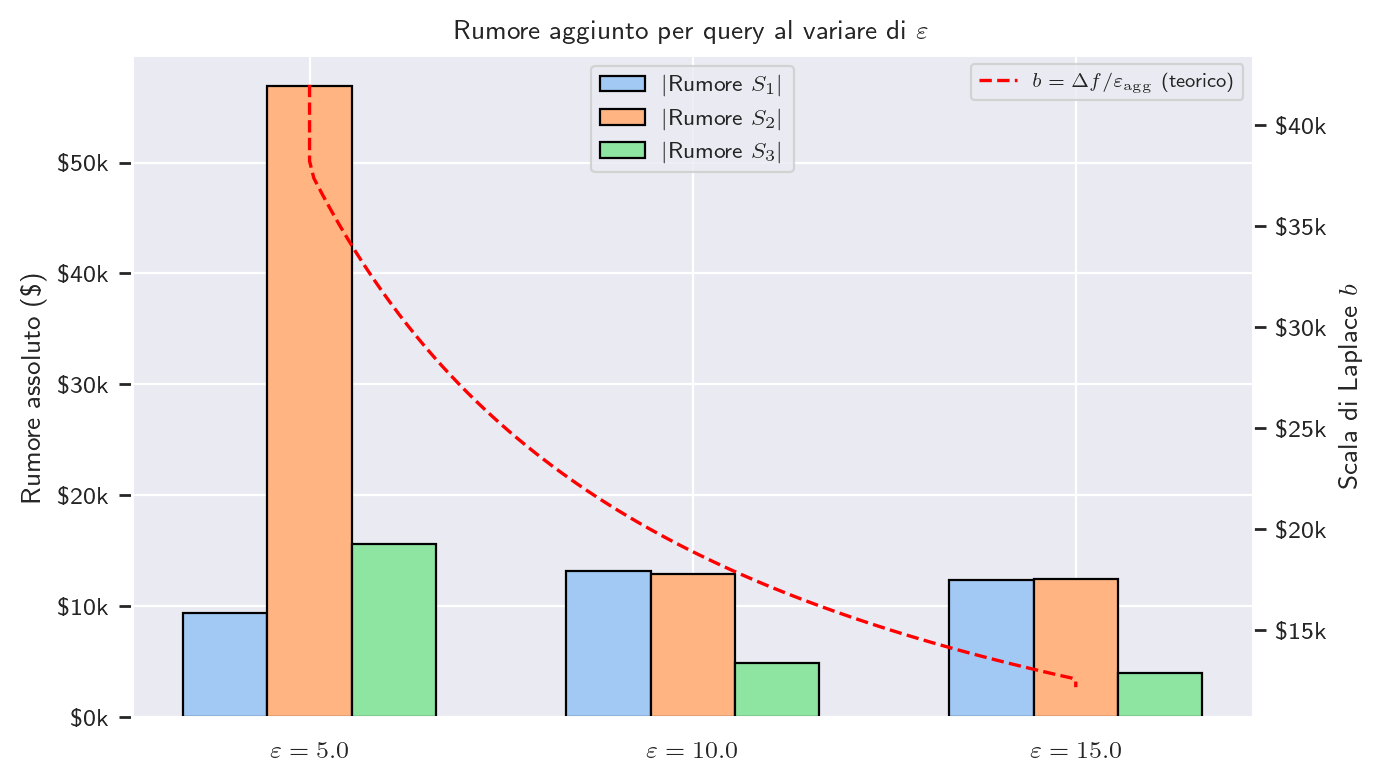

The Python source for this figure:
import matplotlib
import matplotlib.pyplot as plt
import seaborn as sns
import json
from pathlib import Path
import numpy as np

matplotlib.rc("text", usetex=True)
sns.set_theme()
sns.set_context("paper")
sns.set_style("darkgrid")

SCRIPT_DIR = Path(__file__).parent
DATA_FILE = SCRIPT_DIR.parent / "output" / "analysis_data.json"

with open(DATA_FILE) as f:
    data = json.load(f)

_palette = sns.color_palette("pastel")

epsilons_available = []
noise_q1 = []
noise_q2 = []
noise_q3 = []

for eps_str, res in sorted(data["dp_attack_results"].items(), key=lambda x: float(x[0])):
    if res["all_queries_available"]:
        epsilons_available.append(float(eps_str))
        noise_q1.append(abs(res["noise_Q1"]))
        noise_q2.append(abs(res["noise_Q2"]))
        noise_q3.append(abs(res["noise_Q3"]))

x = np.arange(len(epsilons_available))
width = 0.22

fig, ax = plt.subplots(figsize=(7, 4))

bars1 = ax.bar(x - width, noise_q1, width, label=r"$|$Rumore $S_1|$", color=_palette[0], edgecolor="black", lw=0.8)
bars2 = ax.bar(x, noise_q2, width, label=r"$|$Rumore $S_2|$", color=_palette[1], edgecolor="black", lw=0.8)
bars3 = ax.bar(x + width, noise_q3, width, label=r"$|$Rumore $S_3|$", color=_palette[2], edgecolor="black", lw=0.8)

ax.set_xticks(x)
ax.set_xticklabels([f"$\\varepsilon={e}$" for e in epsilons_available])
ax.set_ylabel("Rumore assoluto (\\$)")
ax.set_title("Rumore aggiunto per query al variare di $\\varepsilon$")
ax.legend(fontsize=8)
ax.yaxis.set_major_formatter(plt.FuncFormatter(lambda x, _: f"\\${x / 1e3:.0f}k"))

# linea teorica: scala di Laplace b = 170000 / (0.9 * eps)
eps_range = np.linspace(min(epsilons_available) - 0.5, max(epsilons_available) + 0.5, 100)
b_theoretical = 170000 / (0.9 * eps_range)
ax2 = ax.twinx()
ax2.plot(np.interp(eps_range, epsilons_available, x), b_theoretical,
         color="red", ls="--", lw=1.2, zorder=10,
         label=r"$b = \Delta f / \varepsilon_{\mathrm{agg}}$ (teorico)")
ax2.set_ylabel(r"Scala di Laplace $b$")
ax2.yaxis.set_major_formatter(plt.FuncFormatter(lambda x, _: f"\\${x / 1e3:.0f}k"))
ax2.grid(False)

ax.legend(fontsize=8, loc="upper center")
ax2.legend(fontsize=7, loc="upper right")

fig.tight_layout()
fig.savefig(SCRIPT_DIR / "noise_vs_epsilon.pdf", bbox_inches="tight")
fig.savefig(SCRIPT_DIR / "noise_vs_epsilon.png", bbox_inches="tight", dpi=200)
